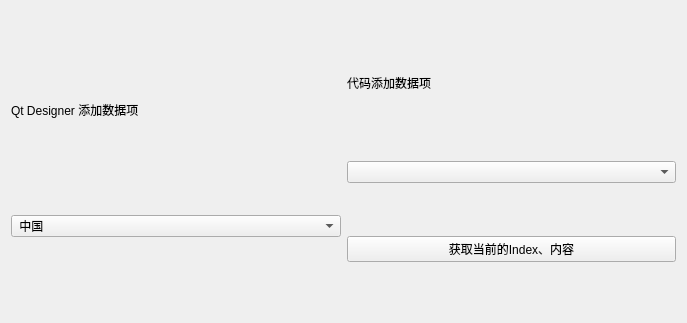
<?xml version="1.0" encoding="UTF-8"?>
<ui version="4.0">
 <class>MyQCombobox</class>
 <widget class="QWidget" name="MyQCombobox">
  <property name="geometry">
   <rect>
    <x>0</x>
    <y>0</y>
    <width>687</width>
    <height>323</height>
   </rect>
  </property>
  <property name="windowTitle">
   <string>MyQCombobox</string>
  </property>
  <layout class="QHBoxLayout" name="horizontalLayout">
   <item>
    <layout class="QVBoxLayout" name="verticalLayout_2">
     <item>
      <widget class="QLabel" name="label">
       <property name="maximumSize">
        <size>
         <width>16777215</width>
         <height>50</height>
        </size>
       </property>
       <property name="text">
        <string>Qt Designer 添加数据项</string>
       </property>
      </widget>
     </item>
     <item>
      <widget class="QComboBox" name="comboBox">
       <item>
        <property name="text">
         <string> 中国</string>
        </property>
       </item>
       <item>
        <property name="text">
         <string>日本</string>
        </property>
       </item>
       <item>
        <property name="text">
         <string>朝鲜</string>
        </property>
       </item>
      </widget>
     </item>
    </layout>
   </item>
   <item>
    <layout class="QVBoxLayout" name="verticalLayout">
     <item>
      <widget class="QLabel" name="label_2">
       <property name="maximumSize">
        <size>
         <width>16777215</width>
         <height>50</height>
        </size>
       </property>
       <property name="text">
        <string>代码添加数据项</string>
       </property>
      </widget>
     </item>
     <item>
      <widget class="QComboBox" name="comboBox2"/>
     </item>
     <item>
      <widget class="QPushButton" name="btnOK">
       <property name="text">
        <string>获取当前的Index、内容</string>
       </property>
      </widget>
     </item>
    </layout>
   </item>
  </layout>
 </widget>
 <layoutdefault spacing="6" margin="11"/>
 <resources/>
 <connections/>
</ui>
